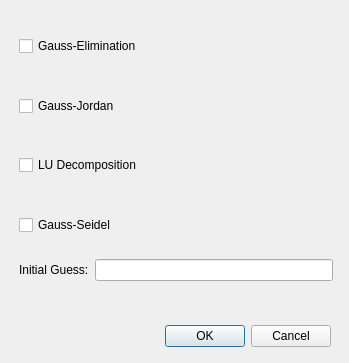
<?xml version="1.0" encoding="UTF-8"?>
<ui version="4.0">
 <class>Dialog</class>
 <widget class="QDialog" name="Dialog">
  <property name="geometry">
   <rect>
    <x>0</x>
    <y>0</y>
    <width>349</width>
    <height>363</height>
   </rect>
  </property>
  <property name="minimumSize">
   <size>
    <width>349</width>
    <height>363</height>
   </size>
  </property>
  <property name="maximumSize">
   <size>
    <width>349</width>
    <height>363</height>
   </size>
  </property>
  <property name="windowTitle">
   <string>Dialog</string>
  </property>
  <widget class="QDialogButtonBox" name="buttonBox">
   <property name="geometry">
    <rect>
     <x>40</x>
     <y>320</y>
     <width>291</width>
     <height>32</height>
    </rect>
   </property>
   <property name="orientation">
    <enum>Qt::Horizontal</enum>
   </property>
   <property name="standardButtons">
    <set>QDialogButtonBox::Cancel|QDialogButtonBox::Ok</set>
   </property>
  </widget>
  <widget class="QWidget" name="widget" native="true">
   <property name="geometry">
    <rect>
     <x>10</x>
     <y>10</y>
     <width>332</width>
     <height>291</height>
    </rect>
   </property>
   <layout class="QVBoxLayout" name="verticalLayout">
    <property name="margin">
     <number>0</number>
    </property>
    <item>
     <widget class="QWidget" name="widget_2" native="true">
      <layout class="QVBoxLayout" name="verticalLayout_2">
       <property name="topMargin">
        <number>20</number>
       </property>
       <property name="bottomMargin">
        <number>0</number>
       </property>
       <item>
        <widget class="QCheckBox" name="gaussEliminationCheckBox">
         <property name="text">
          <string>Gauss-Elimination</string>
         </property>
        </widget>
       </item>
      </layout>
     </widget>
    </item>
    <item>
     <widget class="QWidget" name="widget_4" native="true">
      <layout class="QVBoxLayout" name="verticalLayout_3">
       <property name="topMargin">
        <number>20</number>
       </property>
       <property name="bottomMargin">
        <number>0</number>
       </property>
       <item>
        <widget class="QCheckBox" name="gaussJordanCheckBox">
         <property name="text">
          <string>Gauss-Jordan</string>
         </property>
        </widget>
       </item>
      </layout>
     </widget>
    </item>
    <item>
     <widget class="QWidget" name="widget_5" native="true">
      <layout class="QVBoxLayout" name="verticalLayout_4">
       <property name="topMargin">
        <number>20</number>
       </property>
       <property name="bottomMargin">
        <number>0</number>
       </property>
       <item>
        <widget class="QCheckBox" name="luDecompositionCheckBox">
         <property name="text">
          <string>LU Decomposition</string>
         </property>
        </widget>
       </item>
      </layout>
     </widget>
    </item>
    <item>
     <widget class="QWidget" name="widget_9" native="true">
      <layout class="QVBoxLayout" name="verticalLayout_5">
       <property name="topMargin">
        <number>20</number>
       </property>
       <property name="bottomMargin">
        <number>0</number>
       </property>
       <item>
        <widget class="QCheckBox" name="gaussSeidelCheckBox">
         <property name="text">
          <string>Gauss-Seidel</string>
         </property>
        </widget>
       </item>
      </layout>
     </widget>
    </item>
    <item>
     <widget class="QWidget" name="widget_8" native="true">
      <layout class="QHBoxLayout" name="horizontalLayout_4">
       <property name="topMargin">
        <number>0</number>
       </property>
       <item>
        <widget class="QLabel" name="label_6">
         <property name="text">
          <string>Initial Guess:</string>
         </property>
        </widget>
       </item>
       <item>
        <widget class="QLineEdit" name="gaussSeidelInitialGuessField"/>
       </item>
      </layout>
     </widget>
    </item>
   </layout>
  </widget>
 </widget>
 <resources/>
 <connections>
  <connection>
   <sender>buttonBox</sender>
   <signal>accepted()</signal>
   <receiver>Dialog</receiver>
   <slot>accept()</slot>
   <hints>
    <hint type="sourcelabel">
     <x>248</x>
     <y>254</y>
    </hint>
    <hint type="destinationlabel">
     <x>157</x>
     <y>274</y>
    </hint>
   </hints>
  </connection>
  <connection>
   <sender>buttonBox</sender>
   <signal>rejected()</signal>
   <receiver>Dialog</receiver>
   <slot>reject()</slot>
   <hints>
    <hint type="sourcelabel">
     <x>316</x>
     <y>260</y>
    </hint>
    <hint type="destinationlabel">
     <x>286</x>
     <y>274</y>
    </hint>
   </hints>
  </connection>
 </connections>
</ui>
